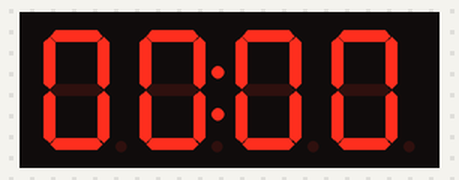
This sketch was run on a simulated Arduino Uno, built with avr-gcc and run on an emulated ATmega328P. Shown: 4-digit seven-segment display.

Above: at 0.1 s.
At 4.1 s:
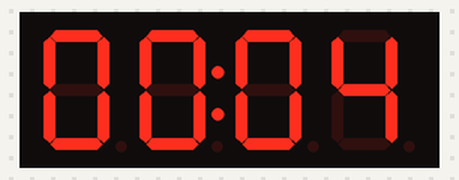
At 9.2 s:
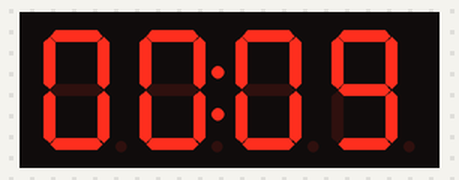
At 19.3 s:
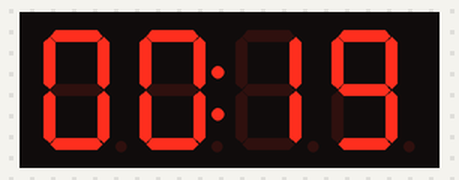
At 28.4 s:
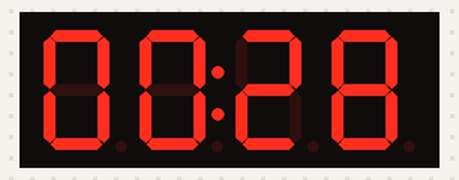
At 38.5 s:
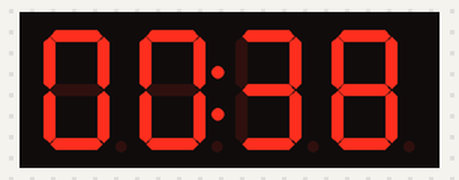

The sketch:

waktu7seg.ino
```cpp
// Contoh untuk menampilkan waktu
//   ke modul TM1637

#include "TM1637.h"
#include "TimeLib.h"

const byte PIN_CLK = 3;
const byte PIN_DIO = 2;

TM1637 tm1637(PIN_CLK, PIN_DIO);

int8_t dataSegmen[] = {0, 0, 0, 0};

void setup() {
  Serial.begin(9600);
  tm1637.set();             // Inisialisasi
  tm1637.clearDisplay();    // Kosongkan penampil
  tm1637.point(POINT_ON);   // Tampilkan pemisah jam
}

void loop() {
  char teks[5];
  sprintf(teks, "%02d%02d", minute(), second());

  dataSegmen[0] = teks[0] - '0';
  dataSegmen[1] = teks[1] - '0';
  dataSegmen[2] = teks[2] - '0';
  dataSegmen[3] = teks[3] - '0';

  tm1637.display(dataSegmen);

  delay(1000);
}
```

Measured:
- what the display in image 1 shows lasts 1.0 s, from 4.1 s to 5.1 s
